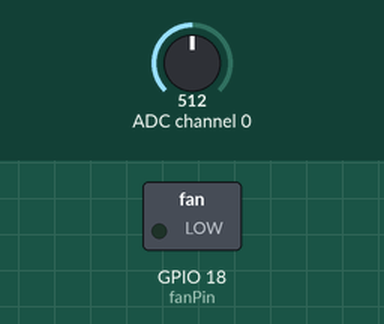
Simulated run of this program. Board: Raspberry Pi (BCM pin numbers). Parts: switched loads named in the program (green lamp = pin HIGH). Inputs (shaded band) come from the test bench; at power-on: ADC channel 0 = 512 (analog values on the 0–1023 scale). The clock reads 2024-03-15 10:24:30 at power-on unless the program sets it; databases and web services accept everything at once and return nothing; pins used as bus, display or sensor lines are not drawn; what the program prints to the terminal is not drawn.

Above: at 0.1 s.
At 1.1 s:
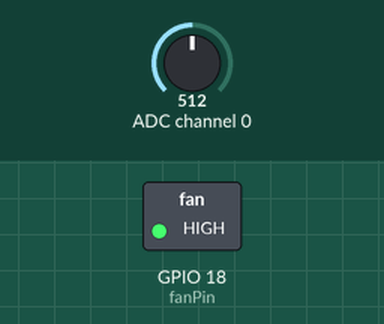
Timing chart, 0 to 2.6 s (numbered marks = the images above):
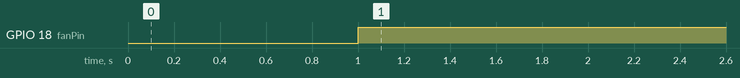

Measured:
- by itself, GPIO 18 (fanPin): LOW → HIGH at 1.0 s

The program:

czad.py
```python
import RPi.GPIO as GPIO
import time
import argparse
import sys
import signal
import mysql.connector
from datetime import datetime

# Deklaracja pinow
SPICLK = 11
SPIMISO = 9
SPIMOSI = 10
SPICS = 8
mq7_dpin = 26
mq7_apin = 0
fanPin = 18

# Pin init
def init():
         GPIO.setwarnings(False)
         GPIO.cleanup()
         GPIO.setmode(GPIO.BCM)
         GPIO.setup(SPIMOSI, GPIO.OUT)
         GPIO.setup(SPIMISO, GPIO.IN)
         GPIO.setup(SPICLK, GPIO.OUT)
         GPIO.setup(SPICS, GPIO.OUT)
         GPIO.setup(mq7_dpin,GPIO.IN,pull_up_down=GPIO.PUD_DOWN)
	 GPIO.setup(fanPin, GPIO.OUT)

# Czytanie danych z SPI od MCP3008
def readadc(adcnum, clockpin, mosipin, misopin, cspin):
        if ((adcnum > 7) or (adcnum < 0)):
                return -1
        GPIO.output(cspin, True)

        GPIO.output(clockpin, False)  # start zegara
        GPIO.output(cspin, False)

        commandout = adcnum
        commandout |= 0x18
        commandout <<= 3
        for i in range(5):
                if (commandout & 0x80):
                        GPIO.output(mosipin, True)
                else:
                        GPIO.output(mosipin, False)
                commandout <<= 1
                GPIO.output(clockpin, True)
                GPIO.output(clockpin, False)

        adcout = 0
        for i in range(12):
                GPIO.output(clockpin, True)
                GPIO.output(clockpin, False)
                adcout <<= 1
                if (GPIO.input(misopin)):
                        adcout |= 0x1

        GPIO.output(cspin, True)

        adcout >>= 1
        return adcout

# Sterowanie wentylatorem
maxCO = 0.25

def fanON():
    GPIO.output(fanPin, True)
    return()
def fanOFF():
    GPIO.output(fanPin, False)
    return()

def getCO(COvalue):
    CO_temp = COvalue
    if CO_temp > maxCO:
        fanON()
	i=1
	time.sleep(5)
    else:
        fanOFF()
	i=0
	time.sleep(5)
    return i

def setPIN(mode):
    GPIO.output(fanPin, mode)
    return()

# Glowna petla programu
def main():
         init()
         print("Kalibracja...")
         time.sleep(1)

	 # Insert do bazy danych
         add_point = ("INSERT INTO reading "
               "(point, date_insert, fan_con) "
               "VALUES (%(COvalue)s, %(DateTime)s, %(TempI)s)")

         while True:
                  cnx = mysql.connector.connect(user='root', password='root', host='localhost', database='czad')
                  cursor = cnx.cursor()
                  COlevel=readadc(mq7_apin, SPICLK, SPIMOSI, SPIMISO, SPICS)
                  COvalue=(COlevel/1024.)
                  DateTime=datetime.now().strftime('%Y-%m-%dT%H:%M:%SZ')
		  if (COvalue < 500 and COvalue > 0):
                      temp_i = getCO(COvalue)
		      print("Aktualna wartosc procentowa stezenia CO: " + str("%.2f"%((COlevel/1024.))) + "%, stan wentylatora: ("+ str(temp_i)+")")
		      data = {
                          'COvalue': COvalue,
                          'DateTime': DateTime,
			  'TempI': temp_i,
                          }
                      cursor.execute(add_point, data)
		  else:
                      break
                  COvalue=0
                  cnx.commit()
                  cursor.close()
                  cnx.close()

# Zainicjowanie programu
if __name__ =='__main__':
         try:
                 main()
                 pass
         except KeyboardInterrupt:
                  pass

GPIO.cleanup()
```
